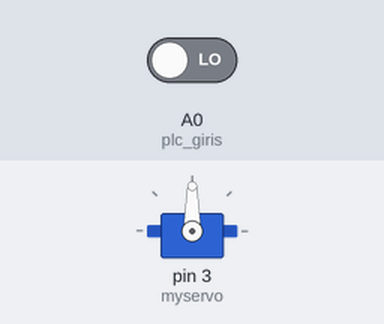
This sketch was run on a simulated Arduino Uno, built with avr-gcc and run on an emulated ATmega328P. On the bench: servo. Inputs (shaded band) come from the test bench; at power-on: A0 (plc_giris) LOW.

Above: at 1.2 s.
1.3 s: A0 (plc_giris) driven HIGH
At 1.45 s:
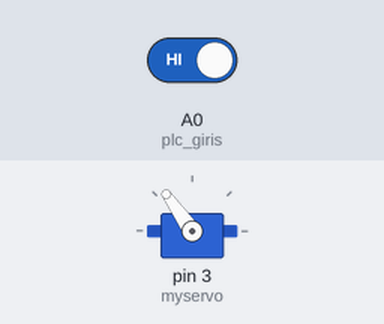
3.1 s: A0 (plc_giris) driven LOW
At 3.9 s:
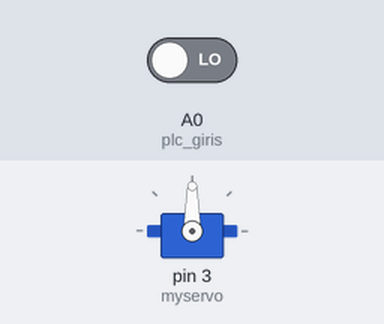
Timing chart, 0 to 6.1 s (numbered marks = the images above; inputs shaded):
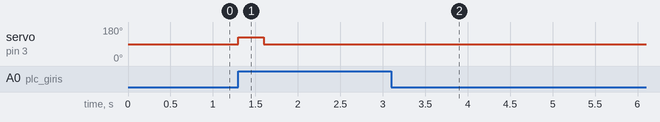

The sketch:

Plc_findik_arduino.ino
```cpp
#include <Servo.h>
Servo myservo;
#define plc_giris A0
void setup()
{
 pinMode(plc_giris,INPUT);
 myservo.attach(3);
 myservo.write(90);
}
void loop()
{
  int a=1;
  if(digitalRead(plc_giris)==HIGH)
  {
    while(a==1)
    {
      myservo.write(125 );
      delay(300);
      myservo.write(90);
      delay(4000);
      if(digitalRead(plc_giris)==LOW){ a=0; }
    }
  }
}
```

Measured:
- after the input at 1.3 s, servo on pin 3 (myservo): 90° → 125° at once, → 90° 0.30 s later
- after the input at 3.1 s, servo on pin 3 (myservo): stops changing and stays 90°
